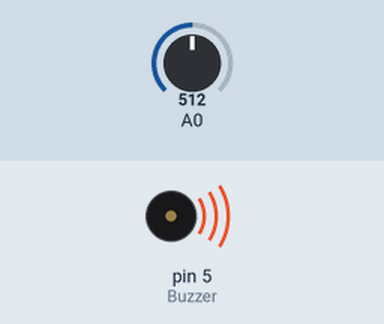
A sketch run on a simulated Arduino Uno, built with avr-gcc and run on an emulated ATmega328P. Parts: buzzer (waves = sounding). Inputs (shaded band) come from the test bench; at power-on: A0 = 512.

Above: at 0.1 s.
Timing chart, 0 to 1.6 s (numbered marks = the images above):
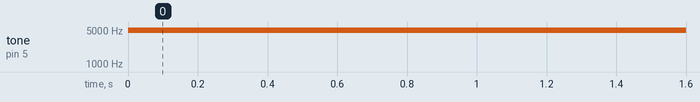

The sketch:

theremin_agudo.ino
```cpp
int ValorLido = 0;
int nota = 0;
const int Buzzer = 5;
void setup() {
}

void loop() {
   ValorLido = analogRead(A0);
   nota = map(ValorLido,3540,0, 4620,5000);
   tone(Buzzer,nota,20);
   delay(10);
}
```

Measured:
- by itself, tone on pin 5 (Buzzer): silent → 4945 Hz at 0.00 s
